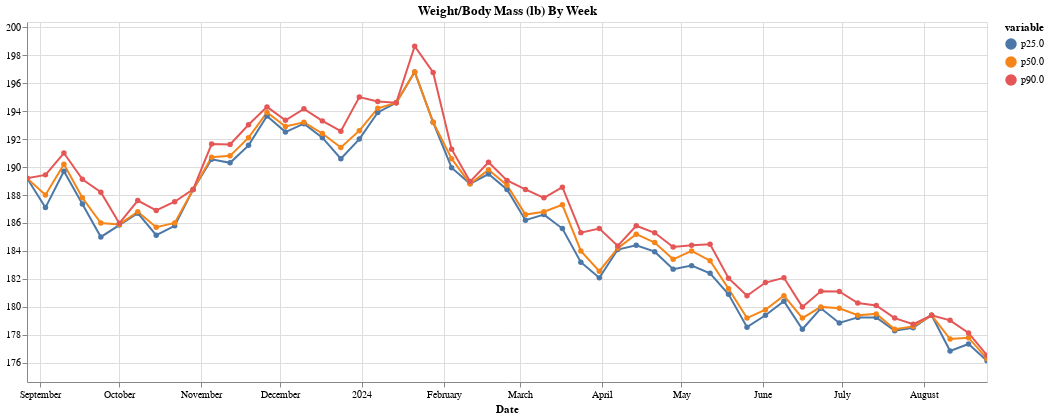
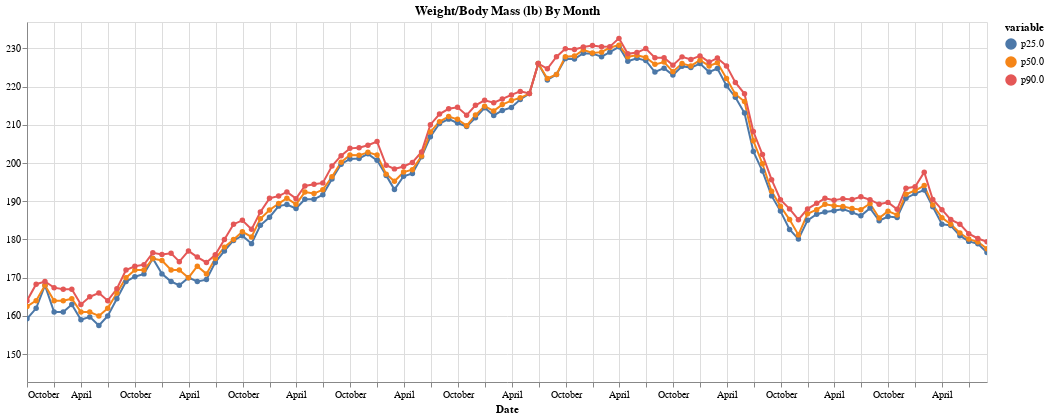
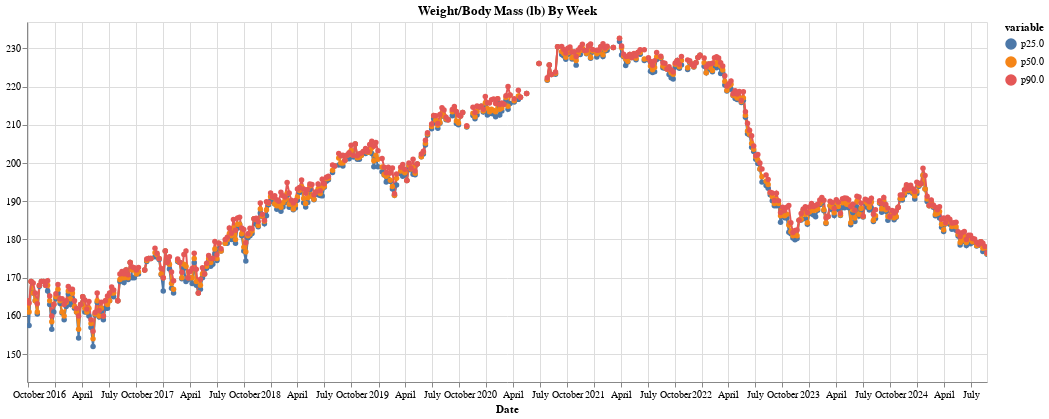

The notebook cell saved with these charts, in order:
### Markdown cell above
# Time Series Analysis using resampling

### Code cell
print("Scroll to see year markers, select in index to zoom in")
metric = idx_weight

def make_domain (df):
    y_min = min(df[idx_weight]) 
    y_max = max(df[idx_weight])
    distance = (y_max - y_min)
    buffer = 0.05*distance
    buffer = min(buffer,5) # no point being more then 5 lbs
    domain=(y_min-buffer,y_max+buffer)
    return domain
    

def graph_weight_as_line(df, freq, domain):
    domain = make_domain(df)
    pd_freq_value = freq[0]  # hack, pandas Freq are D,W,M
    df_group_time = df.copy()[metric].resample(pd_freq_value)
    t1 = df_group_time.count().reset_index()
    # Create the root df for output
    df_to_graph = t1.drop(columns=metric)
    for q in [0.25, 0.5, 0.9]:
    # for q in [0.25, 0.9]:
        df_to_graph[f"p{q*100}"] = df_group_time.quantile(q).reset_index()[metric]

    # Now start adding back the rows
    df_melted = df_to_graph.melt(id_vars=[idx_date])
    
    height_in_inches = 60  # todo figure out how to get this by calculation
    
    selection = alt.selection_point(fields=["variable"], bind="legend")  # Updated to Altair 5's selection_point
    
    c = (
        alt.Chart(df_melted)
        .mark_line(point=True)
        .encode(
            y=alt.Y("value", title="", scale=alt.Scale(domain=domain)),
            x=alt.X(f"{idx_date}:T"),
            color=alt.Color("variable"),
            tooltip=[alt.Tooltip(f"{idx_date}:T"), alt.Tooltip("value:Q")],
            opacity=alt.condition(selection, alt.value(1), alt.value(0.2)),
        )
        .properties(
            width=16 * height_in_inches,
            height=6 * height_in_inches,
            title=f"{metric} By {freq}",
        )
        .interactive()
    ).add_params(selection)  # Updated to Altair 5's add_params
    display(c)
    
    return c


earliest = df.iloc[-1].Date - pd.DateOffset(years=1)
graph_weight_as_line(df[earliest:], "Week", (180,205))
for freq in "Month Week".split():
    graph_weight_as_line(df, freq, (150, 240))

### Figure 1 — Vega-Lite specification as saved in the notebook (floating-point values rounded to 4 significant figures; data arrays with more than 128 entries replaced by an {"elided": "..."} marker saying what was removed)
{"config": {"view": {"continuousWidth": 300, "continuousHeight": 300}}, "data": {"name": "data-85466685d461f18c8d81ff5ecefe1653"}, "mark": {"type": "line", "point": true}, "encoding": {"color": {"field": "variable", "type": "nominal"}, "opacity": {"condition": {"param": "param_32", "value": 1}, "value": 0.2}, "tooltip": [{"field": "Date", "type": "temporal"}, {"field": "value", "type": "quantitative"}], "x": {"field": "Date", "type": "temporal"}, "y": {"field": "value", "scale": {"domain": [174.6, 200.4]}, "title": "", "type": "quantitative"}}, "height": 360, "params": [{"name": "param_33", "select": {"type": "interval", "encodings": ["x", "y"]}, "bind": "scales"}, {"name": "param_32", "select": {"type": "point", "fields": ["variable"]}, "bind": "legend"}], "title": "Weight/Body Mass (lb) By Week", "width": 960, "$schema": "https://vega.github.io/schema/vega-lite/v5.20.1.json", "datasets": {"data-85466685d461f18c8d81ff5ecefe1653": {"elided": "159 records"}}}

### Figure 2 — Vega-Lite specification as saved in the notebook (floating-point values rounded to 4 significant figures; data arrays with more than 128 entries replaced by an {"elided": "..."} marker saying what was removed)
{"config": {"view": {"continuousWidth": 300, "continuousHeight": 300}}, "data": {"name": "data-d7e695e397a48fa45e60bf27de429fb3"}, "mark": {"type": "line", "point": true}, "encoding": {"color": {"field": "variable", "type": "nominal"}, "opacity": {"condition": {"param": "param_34", "value": 1}, "value": 0.2}, "tooltip": [{"field": "Date", "type": "temporal"}, {"field": "value", "type": "quantitative"}], "x": {"field": "Date", "type": "temporal"}, "y": {"field": "value", "scale": {"domain": [142.7, 236.9]}, "title": "", "type": "quantitative"}}, "height": 360, "params": [{"name": "param_35", "select": {"type": "interval", "encodings": ["x", "y"]}, "bind": "scales"}, {"name": "param_34", "select": {"type": "point", "fields": ["variable"]}, "bind": "legend"}], "title": "Weight/Body Mass (lb) By Month", "width": 960, "$schema": "https://vega.github.io/schema/vega-lite/v5.20.1.json", "datasets": {"data-d7e695e397a48fa45e60bf27de429fb3": {"elided": "324 records"}}}

### Figure 3 — Vega-Lite specification as saved in the notebook (floating-point values rounded to 4 significant figures; data arrays with more than 128 entries replaced by an {"elided": "..."} marker saying what was removed)
{"config": {"view": {"continuousWidth": 300, "continuousHeight": 300}}, "data": {"name": "data-b9049b6288084ee6b1adf1cd2ad6d346"}, "mark": {"type": "line", "point": true}, "encoding": {"color": {"field": "variable", "type": "nominal"}, "opacity": {"condition": {"param": "param_36", "value": 1}, "value": 0.2}, "tooltip": [{"field": "Date", "type": "temporal"}, {"field": "value", "type": "quantitative"}], "x": {"field": "Date", "type": "temporal"}, "y": {"field": "value", "scale": {"domain": [142.7, 236.9]}, "title": "", "type": "quantitative"}}, "height": 360, "params": [{"name": "param_37", "select": {"type": "interval", "encodings": ["x", "y"]}, "bind": "scales"}, {"name": "param_36", "select": {"type": "point", "fields": ["variable"]}, "bind": "legend"}], "title": "Weight/Body Mass (lb) By Week", "width": 960, "$schema": "https://vega.github.io/schema/vega-lite/v5.20.1.json", "datasets": {"data-b9049b6288084ee6b1adf1cd2ad6d346": {"elided": "1398 records"}}}
